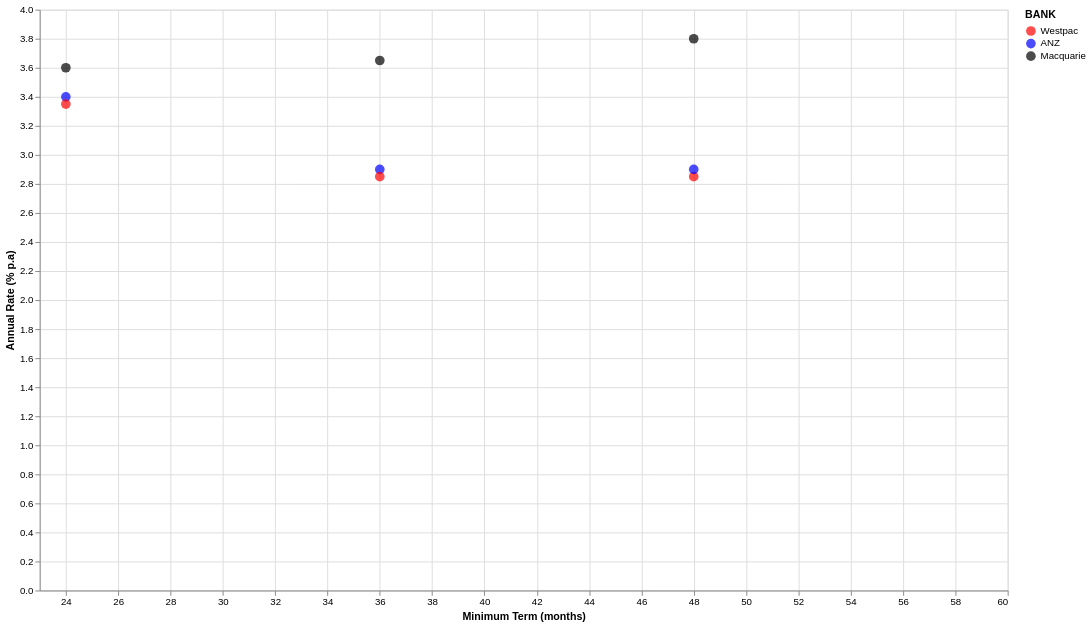

Source (notebook cell):
### Markdown cell above
## Interest Paid Annually

### Code cell
annual_rates = cursor.execute(r"""
    SELECT
        min_term,
        bank,
        max(annual_rate) as annual_rate
    FROM term_deposits
    WHERE min_term >= 12 and min_term < 60 and annual_rate is not null
    GROUP BY
        bank,
        min_term
    ORDER BY
        min_term   
""").fetch_pandas_all()

alt.Chart(annual_rates).mark_point(filled=True, size=100).encode(
    x=alt.X("MIN_TERM:Q").scale(domain=(23, 60)).title("Minimum Term (months)"),
    y=alt.Y("ANNUAL_RATE").title("Annual Rate (% p.a)"),
    color=alt.Color("BANK", scale=alt.Scale(domain=["Westpac", "ANZ", "Macquarie"], range=["red", "blue", "black"])),
    tooltip=["MIN_TERM", "ANNUAL_RATE"]
).properties(
    height=600,
    width=1000,
).interactive()

### Figure 1 — Vega-Lite specification as saved in the notebook (floating-point values rounded to 4 significant figures)
{"config": {"view": {"continuousWidth": 300, "continuousHeight": 300}}, "data": {"name": "data-1a2588c5e8e87c7633ec58d90ac60ea0"}, "mark": {"type": "point", "filled": true, "size": 100}, "encoding": {"color": {"field": "BANK", "scale": {"domain": ["Westpac", "ANZ", "Macquarie"], "range": ["red", "blue", "black"]}, "type": "nominal"}, "tooltip": [{"field": "MIN_TERM", "type": "quantitative"}, {"field": "ANNUAL_RATE", "type": "quantitative"}], "x": {"field": "MIN_TERM", "scale": {"domain": [23, 60]}, "title": "Minimum Term (months)", "type": "quantitative"}, "y": {"field": "ANNUAL_RATE", "title": "Annual Rate (% p.a)", "type": "quantitative"}}, "height": 600, "params": [{"name": "param_2", "select": {"type": "interval", "encodings": ["x", "y"]}, "bind": "scales"}], "width": 1000, "$schema": "https://vega.github.io/schema/vega-lite/v5.20.1.json", "datasets": {"data-1a2588c5e8e87c7633ec58d90ac60ea0": [{"MIN_TERM": 12, "BANK": "Macquarie", "ANNUAL_RATE": 3.7}, {"MIN_TERM": 12, "BANK": "ANZ", "ANNUAL_RATE": 3.65}, {"MIN_TERM": 24, "BANK": "ANZ", "ANNUAL_RATE": 3.4}, {"MIN_TERM": 24, "BANK": "Westpac", "ANNUAL_RATE": 3.35}, {"MIN_TERM": 24, "BANK": "Macquarie", "ANNUAL_RATE": 3.6}, {"MIN_TERM": 36, "BANK": "ANZ", "ANNUAL_RATE": 2.9}, {"MIN_TERM": 36, "BANK": "Westpac", "ANNUAL_RATE": 2.85}, {"MIN_TERM": 36, "BANK": "Macquarie", "ANNUAL_RATE": 3.65}, {"MIN_TERM": 48, "BANK": "Westpac", "ANNUAL_RATE": 2.85}, {"MIN_TERM": 48, "BANK": "Macquarie", "ANNUAL_RATE": 3.8}, {"MIN_TERM": 48, "BANK": "ANZ", "ANNUAL_RATE": 2.9}]}}
